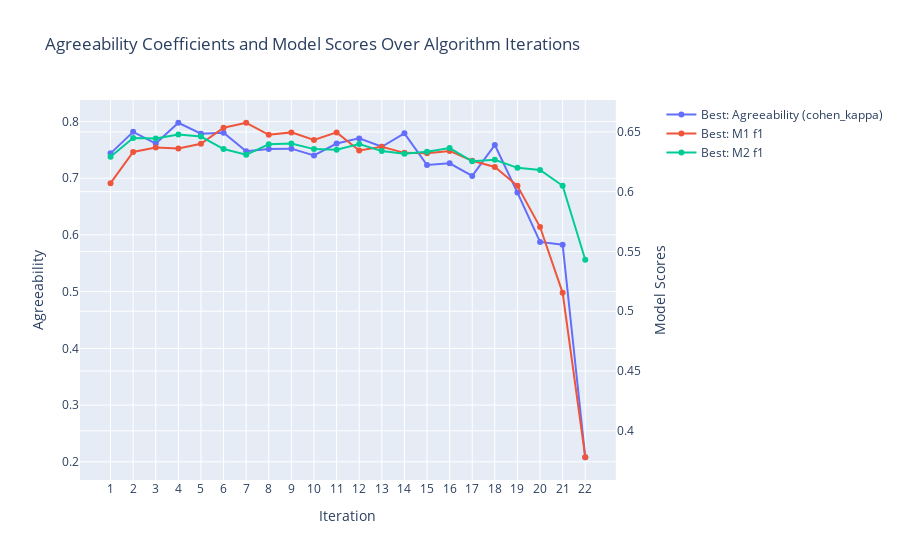

Notebook source saved alongside this figure:
### Code cell
seeker.plot_from_results()

### Figure 1 — Plotly figure (JSON) as saved in the notebook; plotly's stock layout.template omitted (floating-point values rounded to 4 significant figures)
{"data": [{"hoverinfo": "text", "hovertext": ["<br> Best: Agreeability (cohen_kappa): <br> 0.7438 <br> All: Mean Agreeability (cohen_kappa): <br> 0.7438 <br> All: Agreeability St. Dev.: <br> 0.0000", "<br> Best: Agreeability (cohen_kappa): <br> 0.7817 <br> All: Mean Agreeability (cohen_kappa): <br> 0.7612 <br> All: Agreeability St. Dev.: <br> 0.0254", "<br> Best: Agreeability (cohen_kappa): <br> 0.7612 <br> All: Mean Agreeability (cohen_kappa): <br> 0.7607 <br> All: Agreeability St. Dev.: <br> 0.0324", "<br> Best: Agreeability (cohen_kappa): <br> 0.7978 <br> All: Mean Agreeability (cohen_kappa): <br> 0.7466 <br> All: Agreeability St. Dev.: <br> 0.0259", "<br> Best: Agreeability (cohen_kappa): <br> 0.7785 <br> All: Mean Agreeability (cohen_kappa): <br> 0.7622 <br> All: Agreeability St. Dev.: <br> 0.0333", "<br> Best: Agreeability (cohen_kappa): <br> 0.7802 <br> All: Mean Agreeability (cohen_kappa): <br> 0.7546 <br> All: Agreeability St. Dev.: <br> 0.0322", "<br> Best: Agreeability (cohen_kappa): <br> 0.7475 <br> All: Mean Agreeability (cohen_kappa): <br> 0.7470 <br> All: Agreeability St. Dev.: <br> 0.0386", "<br> Best: Agreeability (cohen_kappa): <br> 0.7516 <br> All: Mean Agreeability (cohen_kappa): <br> 0.7351 <br> All: Agreeability St. Dev.: <br> 0.0301", "<br> Best: Agreeability (cohen_kappa): <br> 0.7521 <br> All: Mean Agreeability (cohen_kappa): <br> 0.7132 <br> All: Agreeability St. Dev.: <br> 0.0372", "<br> Best: Agreeability (cohen_kappa): <br> 0.7402 <br> All: Mean Agreeability (cohen_kappa): <br> 0.7173 <br> All: Agreeability St. Dev.: <br> 0.0262", "<br> Best: Agreeability (cohen_kappa): <br> 0.7611 <br> All: Mean Agreeability (cohen_kappa): <br> 0.7166 <br> All: Agreeability St. Dev.: <br> 0.0307", "<br> Best: Agreeability (cohen_kappa): <br> 0.7702 <br> All: Mean Agreeability (cohen_kappa): <br> 0.7204 <br> All: Agreeability St. Dev.: <br> 0.0407", "<br> Best: Agreeability (cohen_kappa): <br> 0.7555 <br> All: Mean Agreeability (cohen_kappa): <br> 0.7315 <br> All: Agreeability St. Dev.: <br> 0.0446", "<br> Best: Agreeability (cohen_kappa): <br> 0.7791 <br> All: Mean Agreeability (cohen_kappa): <br> 0.7298 <br> All: Agreeability St. Dev.: <br> 0.0413", "<br> Best: Agreeability (cohen_kappa): <br> 0.7233 <br> All: Mean Agreeability (cohen_kappa): <br> 0.7325 <br> All: Agreeability St. Dev.: <br> 0.0379", "<br> Best: Agreeability (cohen_kappa): <br> 0.7262 <br> All: Mean Agreeability (cohen_kappa): <br> 0.6738 <br> All: Agreeability St. Dev.: <br> 0.0470", "<br> Best: Agreeability (cohen_kappa): <br> 0.7041 <br> All: Mean Agreeability (cohen_kappa): <br> 0.6522 <br> All: Agreeability St. Dev.: <br> 0.0520", "<br> Best: Agreeability (cohen_kappa): <br> 0.7586 <br> All: Mean Agreeability (cohen_kappa): <br> 0.6498 <br> All: Agreeability St. Dev.: <br> 0.0548", "<br> Best: Agreeability (cohen_kappa): <br> 0.6747 <br> All: Mean Agreeability (cohen_kappa): <br> 0.6553 <br> All: Agreeability St. Dev.: <br> 0.0364", "<br> Best: Agreeability (cohen_kappa): <br> 0.5877 <br> All: Mean Agreeability (cohen_kappa): <br> 0.5671 <br> All: Agreeability St. Dev.: <br> 0.0588", "<br> Best: Agreeability (cohen_kappa): <br> 0.5829 <br> All: Mean Agreeability (cohen_kappa): <br> 0.2714 <br> All: Agreeability St. Dev.: <br> 0.2228", "<br> Best: Agreeability (cohen_kappa): <br> 0.2081 <br> All: Mean Agreeability (cohen_kappa): <br> 0.2159 <br> All: Agreeability St. Dev.: <br> 0.0078"], "mode": "lines+markers", "name": "Best: Agreeability (cohen_kappa)", "type": "scatter", "x": [1, 2, 3, 4, 5, 6, 7, 8, 9, 10, 11, 12, 13, 14, 15, 16, 17, 18, 19, 20, 21, 22], "xaxis": "x", "y": [0.7438, 0.7817, 0.7612, 0.7978, 0.7785, 0.7802, 0.7475, 0.7516, 0.7521, 0.7402, 0.7611, 0.7702, 0.7555, 0.7791, 0.7233, 0.7262, 0.7041, 0.7586, 0.6747, 0.5877, 0.5829, 0.2081], "yaxis": "y"}, {"hoverinfo": "text", "hovertext": ["<br> Best: M1 f1: <br> 0.6071 <br> Best: M1 Included Features: <br> Latitude, Longitude, TenureMonths, MonthlyCharges, TotalCharges, CLTV, Gender, SeniorCitizen, Partner, Dependents, PhoneService, PaperlessBilling, MultipleLines_No_phone_service, MultipleLines_Yes, InternetService_Fiber_optic, InternetService_No, OnlineSecurity_No_internet_service, OnlineSecurity_Yes, OnlineBackup_No_internet_service, OnlineBackup_Yes, DeviceProtection_No_internet_service, DeviceProtection_Yes, TechSupport_No_internet_service, TechSupport_Yes, StreamingTV_No_internet_service, StreamingTV_Yes, StreamingMovies_No_internet_service, StreamingMovies_Yes, Contract_One_year, Contract_Two_year, PaymentMethod_Credit_card_(automatic), PaymentMethod_Electronic_check, PaymentMethod_Mailed_check <br> All: M1 Mean f1: <br> 0.6071 <br> All: M1 STD f1: <br> 0.0000", "<br> Best: M1 f1: <br> 0.6332 <br> Best: M1 Included Features: <br> Latitude, Longitude, TenureMonths, MonthlyCharges, TotalCharges, CLTV, Gender, SeniorCitizen, Partner, Dependents, PhoneService, PaperlessBilling, MultipleLines_No_phone_service, MultipleLines_Yes, InternetService_Fiber_optic, InternetService_No, OnlineBackup_No_internet_service, OnlineBackup_Yes, DeviceProtection_No_internet_service, DeviceProtection_Yes, TechSupport_No_internet_service, TechSupport_Yes, StreamingTV_No_internet_service, StreamingTV_Yes, StreamingMovies_No_internet_service, StreamingMovies_Yes, Contract_One_year, Contract_Two_year, PaymentMethod_Credit_card_(automatic), PaymentMethod_Electronic_check, PaymentMethod_Mailed_check <br> All: M1 Mean f1: <br> 0.6101 <br> All: M1 STD f1: <br> 0.0112", "<br> Best: M1 f1: <br> 0.6369 <br> Best: M1 Included Features: <br> Latitude, Longitude, TenureMonths, MonthlyCharges, TotalCharges, CLTV, SeniorCitizen, Partner, Dependents, PhoneService, PaperlessBilling, MultipleLines_No_phone_service, MultipleLines_Yes, InternetService_Fiber_optic, InternetService_No, OnlineBackup_No_internet_service, OnlineBackup_Yes, DeviceProtection_No_internet_service, DeviceProtection_Yes, TechSupport_No_internet_service, TechSupport_Yes, StreamingTV_No_internet_service, StreamingTV_Yes, StreamingMovies_No_internet_service, StreamingMovies_Yes, Contract_One_year, Contract_Two_year, PaymentMethod_Credit_card_(automatic), PaymentMethod_Electronic_check, PaymentMethod_Mailed_check <br> All: M1 Mean f1: <br> 0.6236 <br> All: M1 STD f1: <br> 0.0094", "<br> Best: M1 f1: <br> 0.6361 <br> Best: M1 Included Features: <br> Latitude, Longitude, TenureMonths, MonthlyCharges, TotalCharges, CLTV, SeniorCitizen, Partner, Dependents, PhoneService, PaperlessBilling, MultipleLines_No_phone_service, MultipleLines_Yes, InternetService_Fiber_optic, InternetService_No, OnlineBackup_No_internet_service, OnlineBackup_Yes, DeviceProtection_No_internet_service, DeviceProtection_Yes, TechSupport_No_internet_service, TechSupport_Yes, StreamingTV_No_internet_service, StreamingTV_Yes, StreamingMovies_No_internet_service, StreamingMovies_Yes, Contract_One_year, Contract_Two_year <br> All: M1 Mean f1: <br> 0.6244 <br> All: M1 STD f1: <br> 0.0082", "<br> Best: M1 f1: <br> 0.6401 <br> Best: M1 Included Features: <br> Latitude, TenureMonths, MonthlyCharges, TotalCharges, CLTV, SeniorCitizen, Partner, Dependents, PhoneService, PaperlessBilling, MultipleLines_No_phone_service, MultipleLines_Yes, InternetService_Fiber_optic, InternetService_No, OnlineBackup_No_internet_service, OnlineBackup_Yes, DeviceProtection_No_internet_service, DeviceProtection_Yes, TechSupport_No_internet_service, TechSupport_Yes, StreamingTV_No_internet_service, StreamingTV_Yes, StreamingMovies_No_internet_service, StreamingMovies_Yes, Contract_One_year, Contract_Two_year <br> All: M1 Mean f1: <br> 0.6233 <br> All: M1 STD f1: <br> 0.0083", "<br> Best: M1 f1: <br> 0.6535 <br> Best: M1 Included Features: <br> Latitude, TenureMonths, MonthlyCharges, TotalCharges, CLTV, SeniorCitizen, Partner, Dependents, PhoneService, PaperlessBilling, InternetService_Fiber_optic, InternetService_No, OnlineBackup_No_internet_service, OnlineBackup_Yes, DeviceProtection_No_internet_service, DeviceProtection_Yes, TechSupport_No_internet_service, TechSupport_Yes, StreamingTV_No_internet_service, StreamingTV_Yes, StreamingMovies_No_internet_service, StreamingMovies_Yes, Contract_One_year, Contract_Two_year <br> All: M1 Mean f1: <br> 0.6312 <br> All: M1 STD f1: <br> 0.0101", "<br> Best: M1 f1: <br> 0.6576 <br> Best: M1 Included Features: <br> Latitude, TenureMonths, MonthlyCharges, TotalCharges, SeniorCitizen, Partner, Dependents, PhoneService, PaperlessBilling, InternetService_Fiber_optic, InternetService_No, OnlineBackup_No_internet_service, OnlineBackup_Yes, DeviceProtection_No_internet_service, DeviceProtection_Yes, TechSupport_No_internet_service, TechSupport_Yes, StreamingTV_No_internet_service, StreamingTV_Yes, StreamingMovies_No_internet_service, StreamingMovies_Yes, Contract_One_year, Contract_Two_year <br> All: M1 Mean f1: <br> 0.6309 <br> All: M1 STD f1: <br> 0.0117", "<br> Best: M1 f1: <br> 0.6476 <br> Best: M1 Included Features: <br> Latitude, TenureMonths, MonthlyCharges, TotalCharges, SeniorCitizen, Partner, Dependents, PhoneService, InternetService_Fiber_optic, InternetService_No, OnlineBackup_No_internet_service, OnlineBackup_Yes, DeviceProtection_No_internet_service, DeviceProtection_Yes, TechSupport_No_internet_service, TechSupport_Yes, StreamingTV_No_internet_service, StreamingTV_Yes, StreamingMovies_No_internet_service, StreamingMovies_Yes, Contract_One_year, Contract_Two_year <br> All: M1 Mean f1: <br> 0.6325 <br> All: M1 STD f1: <br> 0.0105", "<br> Best: M1 f1: <br> 0.6496 <br> Best: M1 Included Features: <br> Latitude, TenureMonths, MonthlyCharges, TotalCharges, SeniorCitizen, Partner, Dependents, InternetService_Fiber_optic, InternetService_No, OnlineBackup_No_internet_service, OnlineBackup_Yes, DeviceProtection_No_internet_service, DeviceProtection_Yes, TechSupport_No_internet_service, TechSupport_Yes, StreamingTV_No_internet_service, StreamingTV_Yes, StreamingMovies_No_internet_service, StreamingMovies_Yes, Contract_One_year, Contract_Two_year <br> All: M1 Mean f1: <br> 0.6338 <br> All: M1 STD f1: <br> 0.0112", "<br> Best: M1 f1: <br> 0.6433 <br> Best: M1 Included Features: <br> Latitude, TenureMonths, MonthlyCharges, TotalCharges, SeniorCitizen, Partner, Dependents, InternetService_Fiber_optic, InternetService_No, OnlineBackup_No_internet_service, OnlineBackup_Yes, TechSupport_No_internet_service, TechSupport_Yes, StreamingTV_No_internet_service, StreamingTV_Yes, StreamingMovies_No_internet_service, StreamingMovies_Yes, Contract_One_year, Contract_Two_year <br> All: M1 Mean f1: <br> 0.6275 <br> All: M1 STD f1: <br> 0.0101", "<br> Best: M1 f1: <br> 0.6496 <br> Best: M1 Included Features: <br> Latitude, TenureMonths, MonthlyCharges, TotalCharges, Partner, Dependents, InternetService_Fiber_optic, InternetService_No, OnlineBackup_No_internet_service, OnlineBackup_Yes, TechSupport_No_internet_service, TechSupport_Yes, StreamingTV_No_internet_service, StreamingTV_Yes, StreamingMovies_No_internet_service, StreamingMovies_Yes, Contract_One_year, Contract_Two_year <br> All: M1 Mean f1: <br> 0.6199 <br> All: M1 STD f1: <br> 0.0131", "<br> Best: M1 f1: <br> 0.6344 <br> Best: M1 Included Features: <br> Latitude, TenureMonths, MonthlyCharges, TotalCharges, Partner, Dependents, InternetService_Fiber_optic, InternetService_No, TechSupport_No_internet_service, TechSupport_Yes, StreamingTV_No_internet_service, StreamingTV_Yes, StreamingMovies_No_internet_service, StreamingMovies_Yes, Contract_One_year, Contract_Two_year <br> All: M1 Mean f1: <br> 0.6183 <br> All: M1 STD f1: <br> 0.0108", "<br> Best: M1 f1: <br> 0.6376 <br> Best: M1 Included Features: <br> Latitude, TenureMonths, MonthlyCharges, TotalCharges, Partner, Dependents, InternetService_Fiber_optic, InternetService_No, TechSupport_No_internet_service, TechSupport_Yes, StreamingTV_No_internet_service, StreamingTV_Yes, Contract_One_year, Contract_Two_year <br> All: M1 Mean f1: <br> 0.6224 <br> All: M1 STD f1: <br> 0.0089", "<br> Best: M1 f1: <br> 0.6325 <br> Best: M1 Included Features: <br> Latitude, TenureMonths, MonthlyCharges, TotalCharges, Partner, Dependents, TechSupport_No_internet_service, TechSupport_Yes, StreamingTV_No_internet_service, StreamingTV_Yes, Contract_One_year, Contract_Two_year <br> All: M1 Mean f1: <br> 0.6159 <br> All: M1 STD f1: <br> 0.0136", "<br> Best: M1 f1: <br> 0.6322 <br> Best: M1 Included Features: <br> Latitude, MonthlyCharges, TotalCharges, Partner, Dependents, TechSupport_No_internet_service, TechSupport_Yes, StreamingTV_No_internet_service, StreamingTV_Yes, Contract_One_year, Contract_Two_year <br> All: M1 Mean f1: <br> 0.6160 <br> All: M1 STD f1: <br> 0.0138", "<br> Best: M1 f1: <br> 0.6341 <br> Best: M1 Included Features: <br> Latitude, MonthlyCharges, TotalCharges, Partner, Dependents, TechSupport_No_internet_service, TechSupport_Yes, Contract_One_year, Contract_Two_year <br> All: M1 Mean f1: <br> 0.6082 <br> All: M1 STD f1: <br> 0.0188", "<br> Best: M1 f1: <br> 0.6259 <br> Best: M1 Included Features: <br> Latitude, MonthlyCharges, TotalCharges, Dependents, TechSupport_No_internet_service, TechSupport_Yes, Contract_One_year, Contract_Two_year <br> All: M1 Mean f1: <br> 0.6024 <br> All: M1 STD f1: <br> 0.0137", "<br> Best: M1 f1: <br> 0.6207 <br> Best: M1 Included Features: <br> Latitude, MonthlyCharges, TotalCharges, TechSupport_No_internet_service, TechSupport_Yes, Contract_One_year, Contract_Two_year <br> All: M1 Mean f1: <br> 0.6003 <br> All: M1 STD f1: <br> 0.0139", "<br> Best: M1 f1: <br> 0.6049 <br> Best: M1 Included Features: <br> Latitude, MonthlyCharges, TotalCharges, Contract_One_year, Contract_Two_year <br> All: M1 Mean f1: <br> 0.5766 <br> All: M1 STD f1: <br> 0.0179", "<br> Best: M1 f1: <br> 0.5704 <br> Best: M1 Included Features: <br> Latitude, MonthlyCharges, TotalCharges <br> All: M1 Mean f1: <br> 0.5488 <br> All: M1 STD f1: <br> 0.0135", "<br> Best: M1 f1: <br> 0.5154 <br> Best: M1 Included Features: <br> MonthlyCharges, TotalCharges <br> All: M1 Mean f1: <br> 0.4430 <br> All: M1 STD f1: <br> 0.0512", "<br> Best: M1 f1: <br> 0.3779 <br> Best: M1 Included Features: <br> TotalCharges <br> All: M1 Mean f1: <br> 0.3702 <br> All: M1 STD f1: <br> 0.0077"], "mode": "lines+markers", "name": "Best: M1 f1", "type": "scatter", "x": [1, 2, 3, 4, 5, 6, 7, 8, 9, 10, 11, 12, 13, 14, 15, 16, 17, 18, 19, 20, 21, 22], "xaxis": "x", "y": [0.6071, 0.6332, 0.6369, 0.6361, 0.6401, 0.6535, 0.6576, 0.6476, 0.6496, 0.6433, 0.6496, 0.6344, 0.6376, 0.6325, 0.6322, 0.6341, 0.6259, 0.6207, 0.6049, 0.5704, 0.5154, 0.3779], "yaxis": "y2"}, {"hoverinfo": "text", "hovertext": ["<br> Best: M2 f1: <br> 0.6292 <br> Best: M2 Included Features: <br> Latitude, Longitude, TenureMonths, MonthlyCharges, TotalCharges, CLTV, Gender, SeniorCitizen, Partner, Dependents, PhoneService, PaperlessBilling, MultipleLines_No_phone_service, MultipleLines_Yes, InternetService_Fiber_optic, InternetService_No, OnlineSecurity_No_internet_service, OnlineSecurity_Yes, OnlineBackup_No_internet_service, OnlineBackup_Yes, DeviceProtection_No_internet_service, DeviceProtection_Yes, TechSupport_No_internet_service, TechSupport_Yes, StreamingTV_No_internet_service, StreamingTV_Yes, StreamingMovies_No_internet_service, StreamingMovies_Yes, Contract_One_year, Contract_Two_year, PaymentMethod_Credit_card_(automatic), PaymentMethod_Electronic_check, PaymentMethod_Mailed_check <br> All: M2 Mean f1: <br> 0.6292 <br> All: M2 STD f1: <br> 0.0000", "<br> Best: M2 f1: <br> 0.6448 <br> Best: M2 Included Features: <br> Latitude, Longitude, TenureMonths, MonthlyCharges, TotalCharges, CLTV, Gender, Partner, Dependents, PhoneService, PaperlessBilling, MultipleLines_No_phone_service, MultipleLines_Yes, InternetService_Fiber_optic, InternetService_No, OnlineSecurity_No_internet_service, OnlineSecurity_Yes, OnlineBackup_No_internet_service, OnlineBackup_Yes, DeviceProtection_No_internet_service, DeviceProtection_Yes, TechSupport_No_internet_service, TechSupport_Yes, StreamingTV_No_internet_service, StreamingTV_Yes, StreamingMovies_No_internet_service, StreamingMovies_Yes, Contract_One_year, Contract_Two_year, PaymentMethod_Credit_card_(automatic), PaymentMethod_Electronic_check, PaymentMethod_Mailed_check <br> All: M2 Mean f1: <br> 0.6318 <br> All: M2 STD f1: <br> 0.0071", "<br> Best: M2 f1: <br> 0.6445 <br> Best: M2 Included Features: <br> Latitude, Longitude, TenureMonths, TotalCharges, CLTV, Gender, Partner, Dependents, PhoneService, PaperlessBilling, MultipleLines_No_phone_service, MultipleLines_Yes, InternetService_Fiber_optic, InternetService_No, OnlineSecurity_No_internet_service, OnlineSecurity_Yes, OnlineBackup_No_internet_service, OnlineBackup_Yes, DeviceProtection_No_internet_service, DeviceProtection_Yes, TechSupport_No_internet_service, TechSupport_Yes, StreamingTV_No_internet_service, StreamingTV_Yes, StreamingMovies_No_internet_service, StreamingMovies_Yes, Contract_One_year, Contract_Two_year, PaymentMethod_Credit_card_(automatic), PaymentMethod_Electronic_check, PaymentMethod_Mailed_check <br> All: M2 Mean f1: <br> 0.6320 <br> All: M2 STD f1: <br> 0.0055", "<br> Best: M2 f1: <br> 0.6477 <br> Best: M2 Included Features: <br> Latitude, Longitude, TenureMonths, TotalCharges, CLTV, Gender, Dependents, PhoneService, PaperlessBilling, MultipleLines_No_phone_service, MultipleLines_Yes, InternetService_Fiber_optic, InternetService_No, OnlineSecurity_No_internet_service, OnlineSecurity_Yes, OnlineBackup_No_internet_service, OnlineBackup_Yes, DeviceProtection_No_internet_service, DeviceProtection_Yes, TechSupport_No_internet_service, TechSupport_Yes, StreamingTV_No_internet_service, StreamingTV_Yes, StreamingMovies_No_internet_service, StreamingMovies_Yes, Contract_One_year, Contract_Two_year, PaymentMethod_Credit_card_(automatic), PaymentMethod_Electronic_check, PaymentMethod_Mailed_check <br> All: M2 Mean f1: <br> 0.6346 <br> All: M2 STD f1: <br> 0.0075", "<br> Best: M2 f1: <br> 0.6461 <br> Best: M2 Included Features: <br> Latitude, Longitude, TenureMonths, TotalCharges, CLTV, Gender, Dependents, PhoneService, PaperlessBilling, MultipleLines_No_phone_service, MultipleLines_Yes, InternetService_Fiber_optic, InternetService_No, OnlineSecurity_No_internet_service, OnlineSecurity_Yes, OnlineBackup_No_internet_service, OnlineBackup_Yes, DeviceProtection_No_internet_service, DeviceProtection_Yes, TechSupport_No_internet_service, TechSupport_Yes, StreamingTV_No_internet_service, StreamingTV_Yes, StreamingMovies_No_internet_service, StreamingMovies_Yes, Contract_One_year, Contract_Two_year <br> All: M2 Mean f1: <br> 0.6308 <br> All: M2 STD f1: <br> 0.0082", "<br> Best: M2 f1: <br> 0.6356 <br> Best: M2 Included Features: <br> Latitude, Longitude, TenureMonths, TotalCharges, CLTV, Gender, Dependents, PaperlessBilling, MultipleLines_No_phone_service, MultipleLines_Yes, InternetService_Fiber_optic, InternetService_No, OnlineSecurity_No_internet_service, OnlineSecurity_Yes, OnlineBackup_No_internet_service, OnlineBackup_Yes, DeviceProtection_No_internet_service, DeviceProtection_Yes, TechSupport_No_internet_service, TechSupport_Yes, StreamingTV_No_internet_service, StreamingTV_Yes, StreamingMovies_No_internet_service, StreamingMovies_Yes, Contract_One_year, Contract_Two_year <br> All: M2 Mean f1: <br> 0.6253 <br> All: M2 STD f1: <br> 0.0061", "<br> Best: M2 f1: <br> 0.6308 <br> Best: M2 Included Features: <br> Latitude, Longitude, TenureMonths, TotalCharges, CLTV, Gender, Dependents, PaperlessBilling, MultipleLines_No_phone_service, MultipleLines_Yes, InternetService_Fiber_optic, InternetService_No, OnlineSecurity_No_internet_service, OnlineSecurity_Yes, OnlineBackup_No_internet_service, OnlineBackup_Yes, DeviceProtection_No_internet_service, DeviceProtection_Yes, TechSupport_No_internet_service, TechSupport_Yes, StreamingTV_No_internet_service, StreamingTV_Yes, Contract_One_year, Contract_Two_year <br> All: M2 Mean f1: <br> 0.6218 <br> All: M2 STD f1: <br> 0.0054", "<br> Best: M2 f1: <br> 0.6396 <br> Best: M2 Included Features: <br> Latitude, Longitude, TenureMonths, TotalCharges, CLTV, Gender, Dependents, PaperlessBilling, MultipleLines_No_phone_service, MultipleLines_Yes, InternetService_Fiber_optic, InternetService_No, OnlineSecurity_No_internet_service, OnlineSecurity_Yes, DeviceProtection_No_internet_service, DeviceProtection_Yes, TechSupport_No_internet_service, TechSupport_Yes, StreamingTV_No_internet_service, StreamingTV_Yes, Contract_One_year, Contract_Two_year <br> All: M2 Mean f1: <br> 0.6221 <br> All: M2 STD f1: <br> 0.0083", "<br> Best: M2 f1: <br> 0.6402 <br> Best: M2 Included Features: <br> Longitude, TenureMonths, TotalCharges, CLTV, Gender, Dependents, PaperlessBilling, MultipleLines_No_phone_service, MultipleLines_Yes, InternetService_Fiber_optic, InternetService_No, OnlineSecurity_No_internet_service, OnlineSecurity_Yes, DeviceProtection_No_internet_service, DeviceProtection_Yes, TechSupport_No_internet_service, TechSupport_Yes, StreamingTV_No_internet_service, StreamingTV_Yes, Contract_One_year, Contract_Two_year <br> All: M2 Mean f1: <br> 0.6295 <br> All: M2 STD f1: <br> 0.0058", "<br> Best: M2 f1: <br> 0.6356 <br> Best: M2 Included Features: <br> Longitude, TenureMonths, TotalCharges, CLTV, Gender, Dependents, PaperlessBilling, MultipleLines_No_phone_service, MultipleLines_Yes, InternetService_Fiber_optic, InternetService_No, OnlineSecurity_No_internet_service, OnlineSecurity_Yes, DeviceProtection_No_internet_service, DeviceProtection_Yes, TechSupport_No_internet_service, TechSupport_Yes, Contract_One_year, Contract_Two_year <br> All: M2 Mean f1: <br> 0.6255 <br> All: M2 STD f1: <br> 0.0066", "<br> Best: M2 f1: <br> 0.6351 <br> Best: M2 Included Features: <br> Longitude, TenureMonths, TotalCharges, CLTV, Gender, Dependents, PaperlessBilling, MultipleLines_No_phone_service, MultipleLines_Yes, InternetService_Fiber_optic, InternetService_No, DeviceProtection_No_internet_service, DeviceProtection_Yes, TechSupport_No_internet_service, TechSupport_Yes, Contract_One_year, Contract_Two_year <br> All: M2 Mean f1: <br> 0.6246 <br> All: M2 STD f1: <br> 0.0052", "<br> Best: M2 f1: <br> 0.6398 <br> Best: M2 Included Features: <br> Longitude, TenureMonths, TotalCharges, CLTV, Gender, Dependents, MultipleLines_No_phone_service, MultipleLines_Yes, InternetService_Fiber_optic, InternetService_No, DeviceProtection_No_internet_service, DeviceProtection_Yes, TechSupport_No_internet_service, TechSupport_Yes, Contract_One_year, Contract_Two_year <br> All: M2 Mean f1: <br> 0.6262 <br> All: M2 STD f1: <br> 0.0075", "<br> Best: M2 f1: <br> 0.6339 <br> Best: M2 Included Features: <br> Longitude, TenureMonths, TotalCharges, CLTV, Gender, Dependents, InternetService_Fiber_optic, InternetService_No, DeviceProtection_No_internet_service, DeviceProtection_Yes, TechSupport_No_internet_service, TechSupport_Yes, Contract_One_year, Contract_Two_year <br> All: M2 Mean f1: <br> 0.6257 <br> All: M2 STD f1: <br> 0.0063", "<br> Best: M2 f1: <br> 0.6317 <br> Best: M2 Included Features: <br> Longitude, TenureMonths, TotalCharges, CLTV, Gender, Dependents, InternetService_Fiber_optic, InternetService_No, TechSupport_No_internet_service, TechSupport_Yes, Contract_One_year, Contract_Two_year <br> All: M2 Mean f1: <br> 0.6231 <br> All: M2 STD f1: <br> 0.0070", "<br> Best: M2 f1: <br> 0.6333 <br> Best: M2 Included Features: <br> Longitude, TenureMonths, TotalCharges, CLTV, Gender, InternetService_Fiber_optic, InternetService_No, TechSupport_No_internet_service, TechSupport_Yes, Contract_One_year, Contract_Two_year <br> All: M2 Mean f1: <br> 0.6251 <br> All: M2 STD f1: <br> 0.0062", "<br> Best: M2 f1: <br> 0.6365 <br> Best: M2 Included Features: <br> TenureMonths, TotalCharges, CLTV, Gender, InternetService_Fiber_optic, InternetService_No, TechSupport_No_internet_service, TechSupport_Yes, Contract_One_year, Contract_Two_year <br> All: M2 Mean f1: <br> 0.6205 <br> All: M2 STD f1: <br> 0.0082", "<br> Best: M2 f1: <br> 0.6254 <br> Best: M2 Included Features: <br> TenureMonths, CLTV, Gender, InternetService_Fiber_optic, InternetService_No, TechSupport_No_internet_service, TechSupport_Yes, Contract_One_year, Contract_Two_year <br> All: M2 Mean f1: <br> 0.6150 <br> All: M2 STD f1: <br> 0.0101", "<br> Best: M2 f1: <br> 0.6267 <br> Best: M2 Included Features: <br> TenureMonths, Gender, InternetService_Fiber_optic, InternetService_No, TechSupport_No_internet_service, TechSupport_Yes, Contract_One_year, Contract_Two_year <br> All: M2 Mean f1: <br> 0.6093 <br> All: M2 STD f1: <br> 0.0136", "<br> Best: M2 f1: <br> 0.6199 <br> Best: M2 Included Features: <br> TenureMonths, InternetService_Fiber_optic, InternetService_No, TechSupport_No_internet_service, TechSupport_Yes, Contract_One_year, Contract_Two_year <br> All: M2 Mean f1: <br> 0.6041 <br> All: M2 STD f1: <br> 0.0129", "<br> Best: M2 f1: <br> 0.6182 <br> Best: M2 Included Features: <br> TenureMonths, InternetService_Fiber_optic, InternetService_No, Contract_One_year, Contract_Two_year <br> All: M2 Mean f1: <br> 0.6049 <br> All: M2 STD f1: <br> 0.0105", "<br> Best: M2 f1: <br> 0.6049 <br> Best: M2 Included Features: <br> TenureMonths, InternetService_Fiber_optic, InternetService_No <br> All: M2 Mean f1: <br> 0.5901 <br> All: M2 STD f1: <br> 0.0128", "<br> Best: M2 f1: <br> 0.5430 <br> Best: M2 Included Features: <br> TenureMonths <br> All: M2 Mean f1: <br> 0.5380 <br> All: M2 STD f1: <br> 0.0050"], "mode": "lines+markers", "name": "Best: M2 f1", "type": "scatter", "x": [1, 2, 3, 4, 5, 6, 7, 8, 9, 10, 11, 12, 13, 14, 15, 16, 17, 18, 19, 20, 21, 22], "xaxis": "x", "y": [0.6292, 0.6448, 0.6445, 0.6477, 0.6461, 0.6356, 0.6308, 0.6396, 0.6402, 0.6356, 0.6351, 0.6398, 0.6339, 0.6317, 0.6333, 0.6365, 0.6254, 0.6267, 0.6199, 0.6182, 0.6049, 0.543], "yaxis": "y2"}], "layout": {"hovermode": "closest", "title": {"text": "Agreeability Coefficients and Model Scores Over Algorithm Iterations"}, "xaxis": {"anchor": "y", "domain": [0, 0.94], "title": {"text": "Iteration"}, "type": "category"}, "yaxis": {"anchor": "x", "domain": [0, 1], "title": {"text": "Agreeability"}}, "yaxis2": {"anchor": "x", "overlaying": "y", "side": "right", "title": {"text": "Model Scores"}}}}
